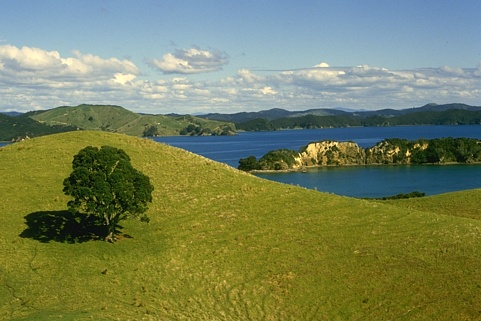
#> input picture Perception/Edge_detection/sobel_and_canny/36046.jpg, 481 x 321 px
$ python sobel_and_canny.py   (older library calls are emulated)
#> lines starting #> are read from the running program, lines starting #| are printed output that depends on the picture; after the words box and inside, x2 and y2 are one past the last pixel; in counts of white or black regions, pixels touching at a corner belong together
# https://blog.csdn.net/qq_36552489/article/details/105144535
import cv2


def sobel():
    img = cv2.imread('36046.jpg') # 读取图像
#> img is the input picture: shape (321, 481, 3); mean B, G, R 92.5, 129.7, 118.9
    img_gray = cv2.cvtColor(img, cv2.COLOR_BGR2GRAY)    # 转化为灰度图
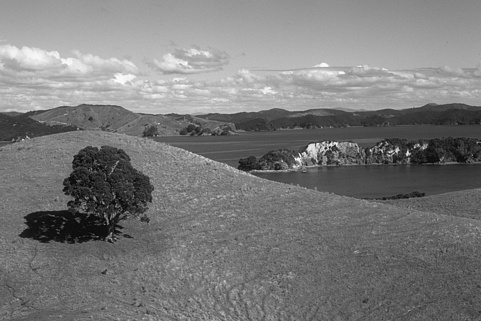
#> img_gray: shape (321, 481); min 3, max 251, mean 122.2
    blur = cv2.GaussianBlur(img_gray, (3, 3), 0) # 高斯滤波处理原图像降噪

    x = cv2.Sobel(blur, cv2.CV_16S, 1, 0)   # Sobel函数求完导数后会有负值，还有会大于255的值
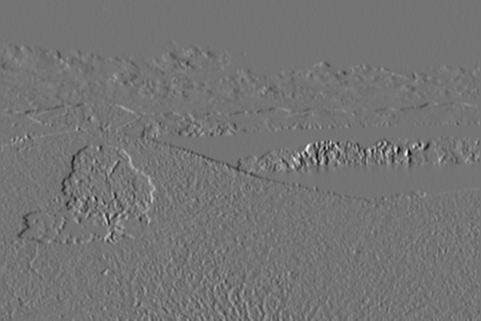
#> x: shape (321, 481) int16; min -386, max 457, mean -0.4; drawn with min black and max white
    y = cv2.Sobel(blur, cv2.CV_16S, 0, 1)   # 使用16位有符号的数据类型，即cv2.CV_16S
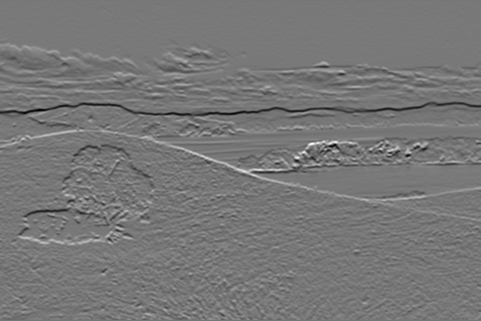
#> y: shape (321, 481) int16; min -419, max 473, mean -1; drawn with min black and max white
    Scale_absX = cv2.convertScaleAbs(x)  # 转回uint8
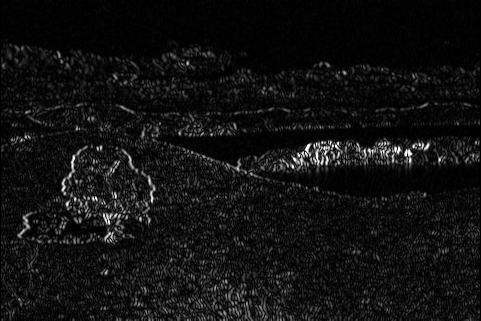
#> Scale_absX: shape (321, 481); min 0, max 255, mean 17.2
    Scale_absY = cv2.convertScaleAbs(y)
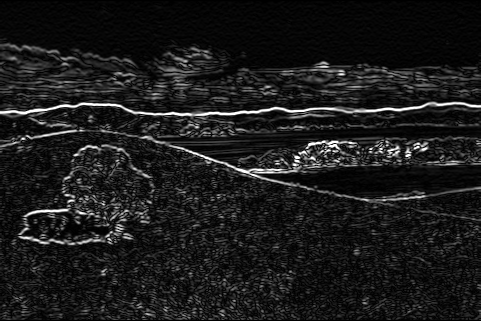
#> Scale_absY: shape (321, 481); min 0, max 255, mean 27.2
    sobel_image = cv2.addWeighted(Scale_absX, 0.5, Scale_absY, 0.5, 0)
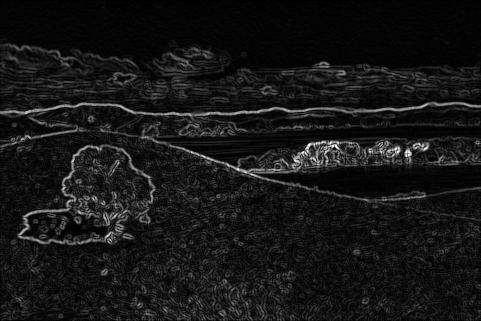
#> sobel_image: shape (321, 481); min 0, max 255, mean 22.2
    # [5 lines of commented-out code are left out]
    cv2.imwrite('36046_sobel.jpg', sobel_image)


def canny():
    img = cv2.imread('36046.jpg') # 读取图像

    img_gray = cv2.cvtColor(img, cv2.COLOR_BGR2GRAY)    # 转化为灰度图
    blur = cv2.GaussianBlur(img_gray, (3, 3), 0)  # 高斯滤波处理原图像降噪

    canny_image = cv2.Canny(blur, 100, 200)   # 双阈值自己调
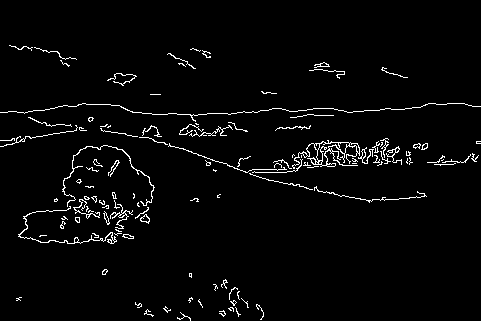
#> canny_image: shape (321, 481); 3% white in thin lines or dots, all inside (x1, y1, x2, y2) = (0, 45, 481, 321)
    cv2.imwrite('36046_canny.jpg', canny_image)


sobel()
canny()
